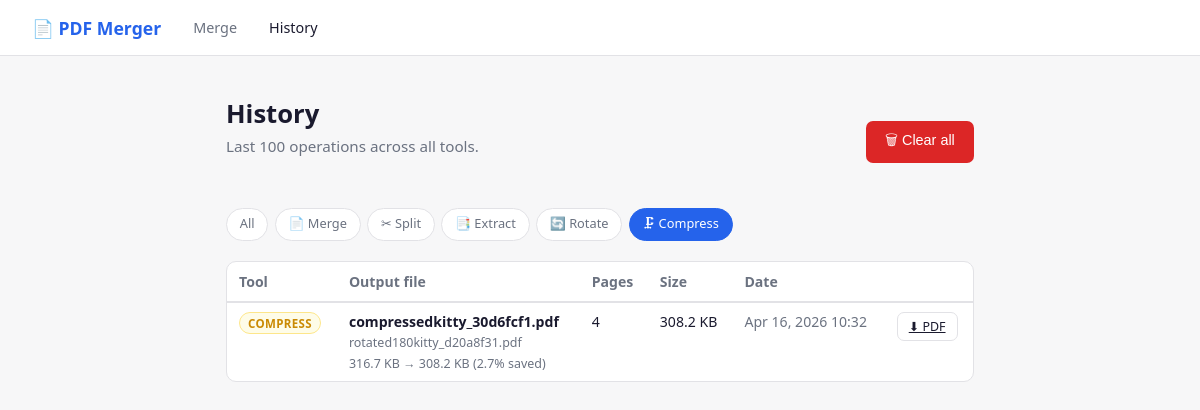
Screenshot of /history/?tool=compress with the database file from the repository.
### merger/models.py (models this page shows, shortened)
class Job(models.Model):
    tool            = models.CharField(max_length=20, choices=TOOL_CHOICES)
    output_filename = models.CharField(max_length=255)
    input_files     = models.TextField()          # comma-separated original names
    total_pages     = models.PositiveIntegerField(default=0)
    file_size_kb    = models.FloatField(default=0)
    output_path     = models.CharField(max_length=500)
    extra_info      = models.CharField(max_length=255, blank=True)  # e.g. "pages 5-10", "90°"
    created_at      = models.DateTimeField(auto_now_add=True)
    class Meta:
        ordering = ['-created_at']

### merger/views.py (the view)
# urls.py: path('history/',               views.history,       name='history'),
def history(request):
    tool = request.GET.get('tool', '')
    jobs = Job.objects.all()
    if tool:
        jobs = jobs.filter(tool=tool)
    jobs = jobs[:100]
    return render(request, 'merger/history.html', {'jobs': jobs, 'active_tool': tool})

### merger/templates/merger/history.html (shortened to what this page needs)
{% extends 'merger/base.html' %}
{% block content %}
<div class="top-row">
  <div>
    <h1>History</h1>
    <p class="subtitle">Last 100 operations across all tools.</p>
  </div>
  {% if jobs %}
  <form method="post" action="{% url 'clear_history' %}" onsubmit="return confirm('Delete all history and files?')">
    <button type="submit" class="btn btn-danger">🗑 Clear all</button>
  </form>
  {% endif %}
</div>
<div class="filter-row" style="margin-bottom:1.25rem">
  <a href="/history/" class="filter-btn {% if not active_tool %}active{% endif %}">All</a>
  <a href="/history/?tool=merge"    class="filter-btn {% if active_tool == 'merge'    %}active{% endif %}">📄 Merge</a>
  <a href="/history/?tool=split"    class="filter-btn {% if active_tool == 'split'    %}active{% endif %}">✂ Split</a>
  <a href="/history/?tool=extract"  class="filter-btn {% if active_tool == 'extract'  %}active{% endif %}">📑 Extract</a>
  <a href="/history/?tool=rotate"   class="filter-btn {% if active_tool == 'rotate'   %}active{% endif %}">🔄 Rotate</a>
  <a href="/history/?tool=compress" class="filter-btn {% if active_tool == 'compress' %}active{% endif %}">🗜 Compress</a>
</div>
<div class="card" style="padding:0;overflow:hidden">
{% if jobs %}
<table>
  <thead>
    <tr>
      <th>Tool</th>
      <th>Output file</th>
      <th>Pages</th>
      <th>Size</th>
      <th>Date</th>
      <th></th>
    </tr>
  </thead>
  <tbody>
  {% for job in jobs %}
    <tr>
      <td><span class="badge badge-{{ job.tool }}">{{ job.get_tool_display }}</span></td>
      <td>
        <strong>{{ job.output_filename }}</strong>
        <div class="sub">{{ job.input_files }}</div>
        {% if job.extra_info %}<div class="sub">{{ job.extra_info }}</div>{% endif %}
      </td>
      <td>{{ job.total_pages }}</td>
      <td style="white-space:nowrap">{{ job.file_size_kb }} KB</td>
      <td style="white-space:nowrap;color:var(--muted)">{{ job.created_at|date:"M d, Y H:i" }}</td>
      <td>
        {% if job.tool == 'split' %}
          <a href="{% url 'download_zip' job.pk %}" class="btn btn-ghost" style="padding:.3rem .7rem;font-size:.78rem">⬇ ZIP</a>
        {% else %}
          <a href="{% url 'download' job.pk %}" class="btn btn-ghost" style="padding:.3rem .7rem;font-size:.78rem">⬇ PDF</a>
        {% endif %}
      </td>
    </tr>
  {% endfor %}
  </tbody>
</table>
{% else %}
  <div class="empty">No operations yet. <a href="/">Try a tool →</a></div>
{% endif %}
</div>
{% endblock %}

### merger/templates/merger/base.html (style rules this page uses)
*, *::before, *::after { box-sizing: border-box; margin: 0; padding: 0; }
:root { --bg: #f7f7f8; --card: #ffffff; --border: #e2e2e6; --accent: #2563eb; --accent2: #1d4ed8; --danger: #dc2626; --success: #16a34a; --text: #1a1a2e; --muted: #6b7280; --radius: 10px; }
body { font-family: system-ui, sans-serif; background: var(--bg); color: var(--text); min-height: 100vh; }
h1 { font-size: 1.6rem; margin-bottom: .3rem; }
.subtitle { color: var(--muted); font-size: .95rem; margin-bottom: 2rem; }
.card { background: var(--card); border: 1px solid var(--border); border-radius: var(--radius); padding: 1.5rem; margin-bottom: 1.25rem; }
.btn { display: inline-flex; align-items: center; gap: .4rem; padding: .55rem 1.2rem; border-radius: 7px; font-size: .9rem; font-weight: 500; cursor: pointer; border: none; transition: background .15s; }
.btn-danger { background: var(--danger); color: #fff; }
.btn-ghost { background: transparent; border: 1px solid var(--border); color: var(--text); }

### merger/templates/merger/history.html (style rules this page uses)
table { width: 100%; border-collapse: collapse; font-size: .88rem; }
th { text-align: left; padding: .6rem .75rem; border-bottom: 2px solid var(--border); color: var(--muted); font-weight: 600; }
td { padding: .6rem .75rem; border-bottom: 1px solid var(--border); vertical-align: top; }
tr:last-child td { border-bottom: none; }
.badge { display: inline-block; font-size: .72rem; padding: .15rem .5rem; border-radius: 99px; font-weight: 600; text-transform: uppercase; letter-spacing: .03em; }
.badge-compress { background:#fefce8; color:#ca8a04; border:1px solid #fde68a; }
.sub { color: var(--muted); font-size: .78rem; margin-top: .2rem; }
.top-row { display:flex; align-items:center; justify-content:space-between; margin-bottom:1.25rem; flex-wrap:wrap; gap:.75rem; }
.filter-row { display:flex; gap:.4rem; flex-wrap:wrap; }
.filter-btn { padding:.3rem .8rem; border-radius:99px; border:1px solid var(--border); background:var(--card); font-size:.8rem; cursor:pointer; text-decoration:none; color:var(--muted); }
.filter-btn:hover, .filter-btn.active { background:var(--accent); color:#fff; border-color:var(--accent); }

### rows the page displays
Job: tool "COMPRESS", output_filename "compressedkitty_30d6fcf1.pdf", input_files "rotated180kitty_d20a8f31.pdf", extra_info "316.7 KB → 308.2 KB (2.7% saved)", total_pages "4", file_size_kb "308.2", created_at "Apr 16, 2026 10:32", shows "⬇ PDF"
